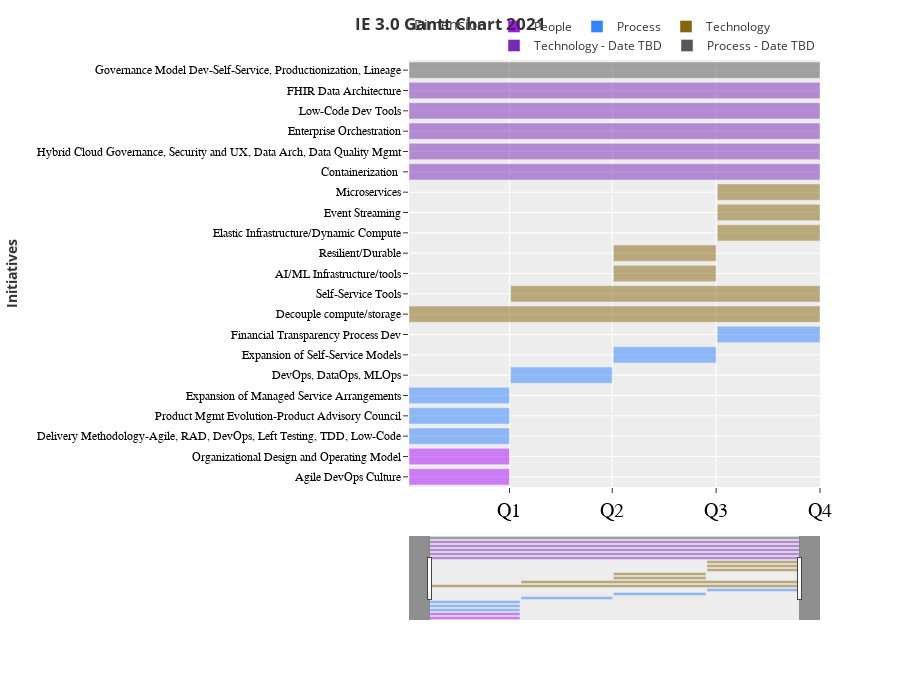

The code cell stored with this chart in its notebook:
### Code cell
colors = {'Technology' : 'rgb(30,144,255)'
          , 'Technology - Date TBD' : 'rgb(211,211,211)'
          , 'People' : 'rgb(95,158,160)'
          , 'Process' : 'rgb(0,0,128)'
          , 'Process - Date TBD' : 'rgb(211,211,210)'}

fig = px.timeline(df
                  , x_start="Start"
                  , x_end="Finish"
                  , y="Task"
#                   , color_discrete_sequence=['green']*len(df)
                  , color_discrete_sequence=px.colors.qualitative.Alphabet
                  , opacity=.5
                  , range_x=None
                  , range_y=None
                  , template='ggplot2'
#                   , width=1000
                  , height=700
#                   , labels={'x': 'Some X', 'y':'Some Y'}
                  , color='Dimension'
#                   , color=colors
                 )

fig.update_layout(
    title = "<b>IE 3.0 Gantt Chart 2021</b>"
    ,xaxis_range=[df.Start.min(), df.Finish.max()]
    ,xaxis = dict(
        showgrid=True
        ,rangeslider_visible=True
#         ,title='<b>Quarter</b>'
        ,tickmode = 'array'
        ,ticktext=["Q1", "Q2", "Q3", "Q4"]
        ,tickvals = pd.date_range('2021-01-01', '2021-12-31', freq='Q')
        ,tickformat = '%b'
        ,ticks="outside"
        ,tickson="labels"
        ,tickfont=dict(
            family='Old Standard TT, serif',
            size=20,
            color='black'))
    ,yaxis = dict(
        title='<b>Initiatives</b>'
        ,automargin=True
        ,showgrid=True
        ,showticklabels=True
        ,tickfont=dict(
            family='Old Standard TT, serif',
            size=12,
            color='black'))
    ,legend=dict(
        orientation="h",
        yanchor="bottom",
        y=1.0,
        xanchor="right",
        x=1)
)

fig.show()

### Figure 1 — Plotly figure (JSON) as saved in the notebook; plotly's stock layout.template omitted (floating-point values rounded to 4 significant figures)
{"data": [{"alignmentgroup": "True", "base": ["2021-01-01T00:00:00", "2021-01-01T00:00:00"], "hovertemplate": "Dimension=People<br>Start=%{base}<br>Finish=%{x}<br>Task=%{y}<extra></extra>", "legendgroup": "People", "marker": {"color": "#AA0DFE", "opacity": 0.5}, "name": "People", "offsetgroup": "People", "orientation": "h", "showlegend": true, "textposition": "auto", "type": "bar", "x": [7689600000, 7689600000], "xaxis": "x", "y": ["Agile DevOps Culture", "Organizational Design and Operating Model"], "yaxis": "y"}, {"alignmentgroup": "True", "base": ["2021-01-01T00:00:00", "2021-01-01T00:00:00", "2021-01-01T00:00:00", "2021-04-01T00:00:00", "2021-07-01T00:00:00", "2021-10-01T00:00:00"], "hovertemplate": "Dimension=Process<br>Start=%{base}<br>Finish=%{x}<br>Task=%{y}<extra></extra>", "legendgroup": "Process", "marker": {"color": "#3283FE", "opacity": 0.5}, "name": "Process", "offsetgroup": "Process", "orientation": "h", "showlegend": true, "textposition": "auto", "type": "bar", "x": [7689600000, 7689600000, 7689600000, 7776000000, 7862400000, 7862400000], "xaxis": "x", "y": ["Delivery Methodology-Agile, RAD, DevOps, Left Testing, TDD, Low-Code", "Product Mgmt Evolution-Product Advisory Council", "Expansion of Managed Service Arrangements", "DevOps, DataOps, MLOps", "Expansion of Self-Service Models", "Financial Transparency Process Dev"], "yaxis": "y"}, {"alignmentgroup": "True", "base": ["2021-01-01T00:00:00", "2021-04-01T00:00:00", "2021-07-01T00:00:00", "2021-07-01T00:00:00", "2021-10-01T00:00:00", "2021-10-01T00:00:00", "2021-10-01T00:00:00"], "hovertemplate": "Dimension=Technology<br>Start=%{base}<br>Finish=%{x}<br>Task=%{y}<extra></extra>", "legendgroup": "Technology", "marker": {"color": "#85660D", "opacity": 0.5}, "name": "Technology", "offsetgroup": "Technology", "orientation": "h", "showlegend": true, "textposition": "auto", "type": "bar", "x": [31449600000, 23673600000, 7862400000, 7862400000, 7862400000, 7862400000, 7862400000], "xaxis": "x", "y": ["Decouple compute/storage", "Self-Service Tools", "AI/ML Infrastructure/tools", "Resilient/Durable", "Elastic Infrastructure/Dynamic Compute", "Event Streaming", "Microservices"], "yaxis": "y"}, {"alignmentgroup": "True", "base": ["2021-01-01T00:00:00", "2021-01-01T00:00:00", "2021-01-01T00:00:00", "2021-01-01T00:00:00", "2021-01-01T00:00:00"], "hovertemplate": "Dimension=Technology - Date TBD<br>Start=%{base}<br>Finish=%{x}<br>Task=%{y}<extra></extra>", "legendgroup": "Technology - Date TBD", "marker": {"color": "#782AB6", "opacity": 0.5}, "name": "Technology - Date TBD", "offsetgroup": "Technology - Date TBD", "orientation": "h", "showlegend": true, "textposition": "auto", "type": "bar", "x": [31449600000, 31449600000, 31449600000, 31449600000, 31449600000], "xaxis": "x", "y": ["Containerization ", "Hybrid Cloud Governance, Security and UX, Data Arch, Data Quality Mgmt", "Enterprise Orchestration", "Low-Code Dev Tools", "FHIR Data Architecture"], "yaxis": "y"}, {"alignmentgroup": "True", "base": ["2021-01-01T00:00:00"], "hovertemplate": "Dimension=Process - Date TBD<br>Start=%{base}<br>Finish=%{x}<br>Task=%{y}<extra></extra>", "legendgroup": "Process - Date TBD", "marker": {"color": "#565656", "opacity": 0.5}, "name": "Process - Date TBD", "offsetgroup": "Process - Date TBD", "orientation": "h", "showlegend": true, "textposition": "auto", "type": "bar", "x": [31449600000], "xaxis": "x", "y": ["Governance Model Dev-Self-Service, Productionization, Lineage"], "yaxis": "y"}], "layout": {"barmode": "overlay", "height": 700, "legend": {"orientation": "h", "title": {"text": "Dimension"}, "tracegroupgap": 0, "x": 1, "xanchor": "right", "y": 1, "yanchor": "bottom"}, "margin": {"t": 60}, "title": {"text": "<b>IE 3.0 Gantt Chart 2021</b>"}, "xaxis": {"anchor": "y", "domain": [0, 1], "range": ["2021-01-01T00:00:00", "2021-12-31T00:00:00"], "rangeslider": {"visible": true}, "showgrid": true, "tickfont": {"color": "black", "family": "Old Standard TT, serif", "size": 20}, "tickformat": "%b", "tickmode": "array", "ticks": "outside", "tickson": "labels", "ticktext": ["Q1", "Q2", "Q3", "Q4"], "tickvals": ["2021-03-31T00:00:00", "2021-06-30T00:00:00", "2021-09-30T00:00:00", "2021-12-31T00:00:00"], "type": "date"}, "yaxis": {"anchor": "x", "automargin": true, "domain": [0, 1], "showgrid": true, "showticklabels": true, "tickfont": {"color": "black", "family": "Old Standard TT, serif", "size": 12}, "title": {"text": "<b>Initiatives</b>"}}}}
